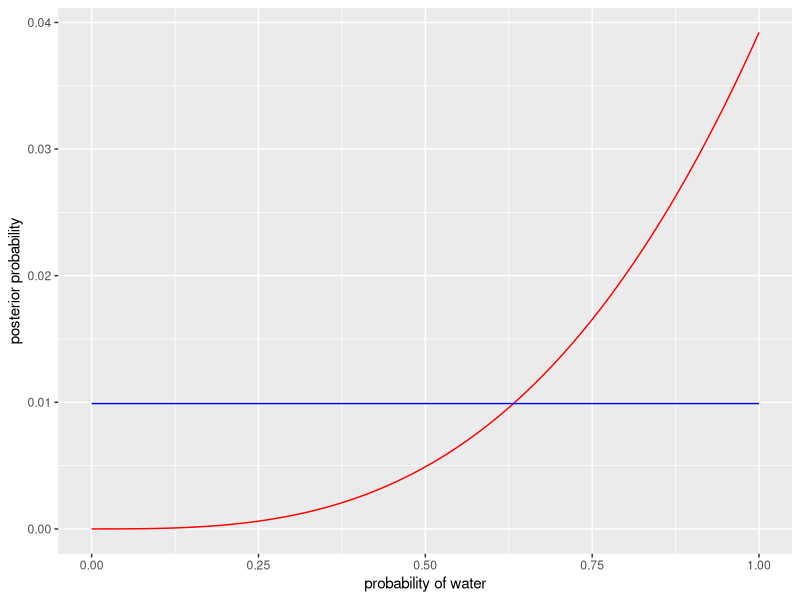
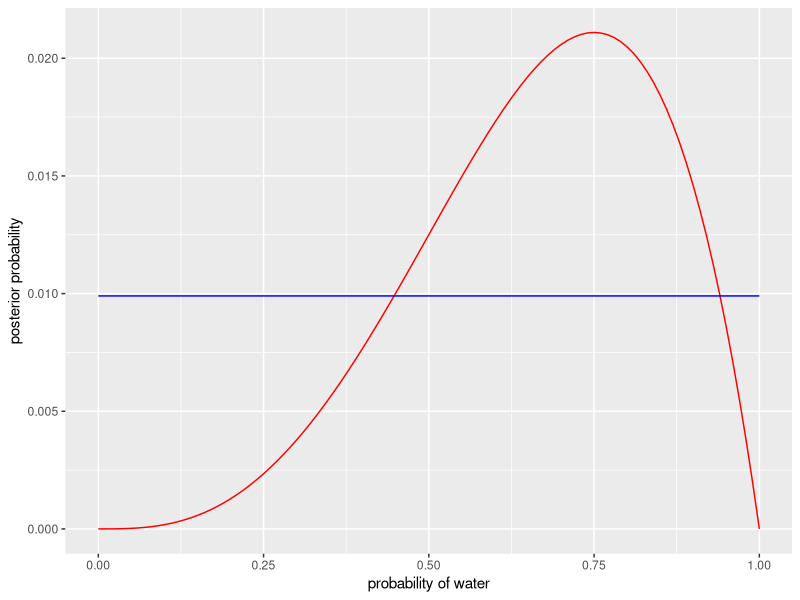
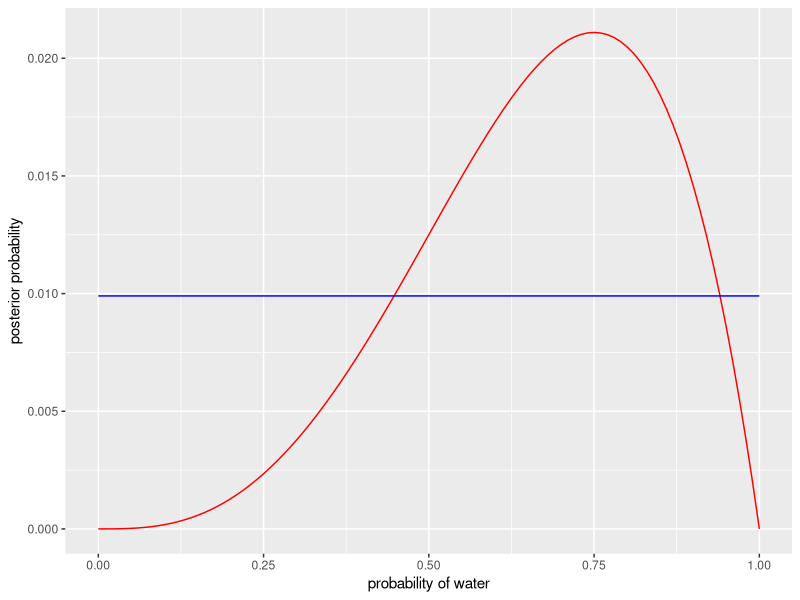
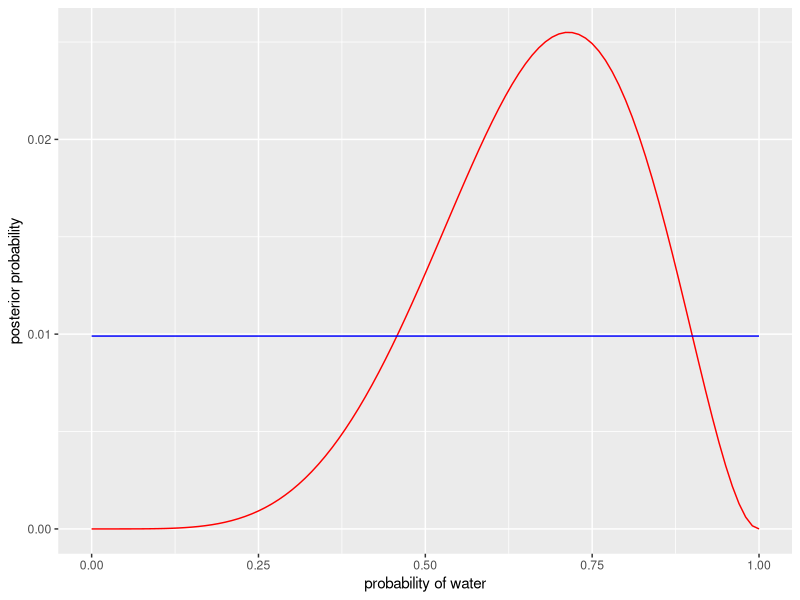
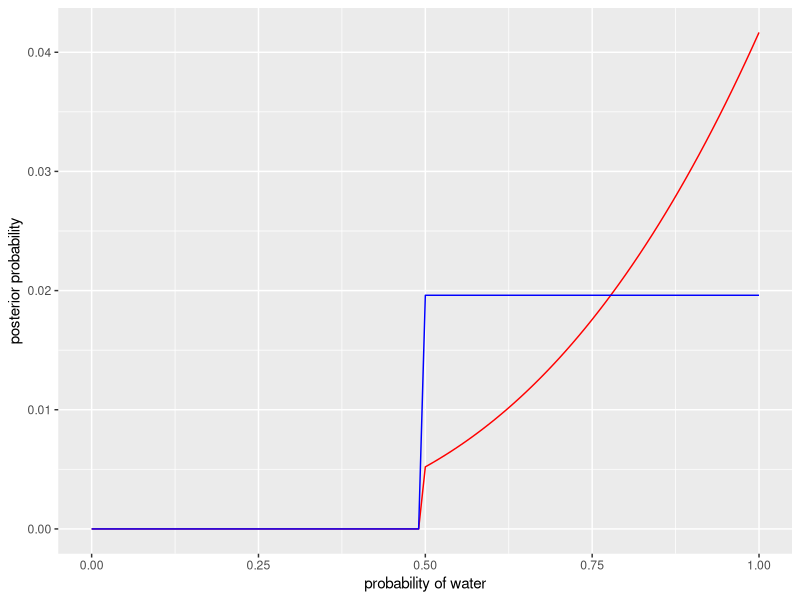
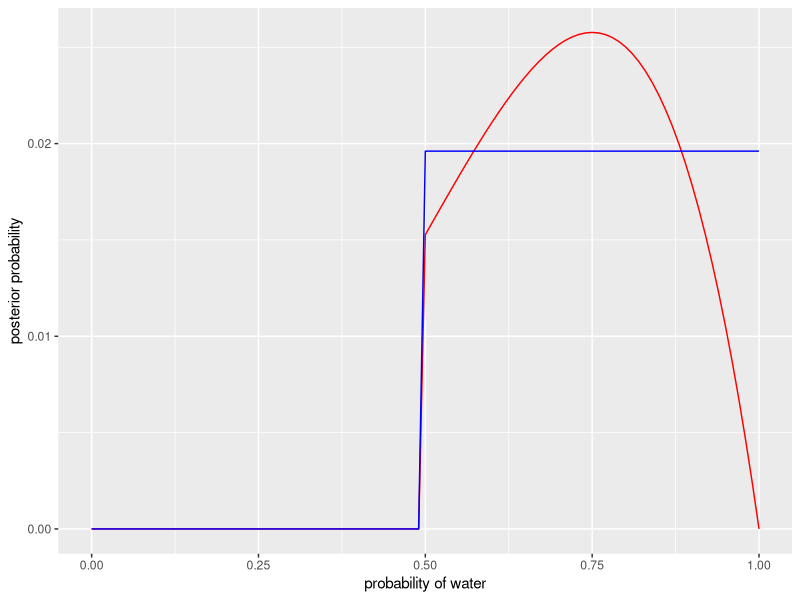
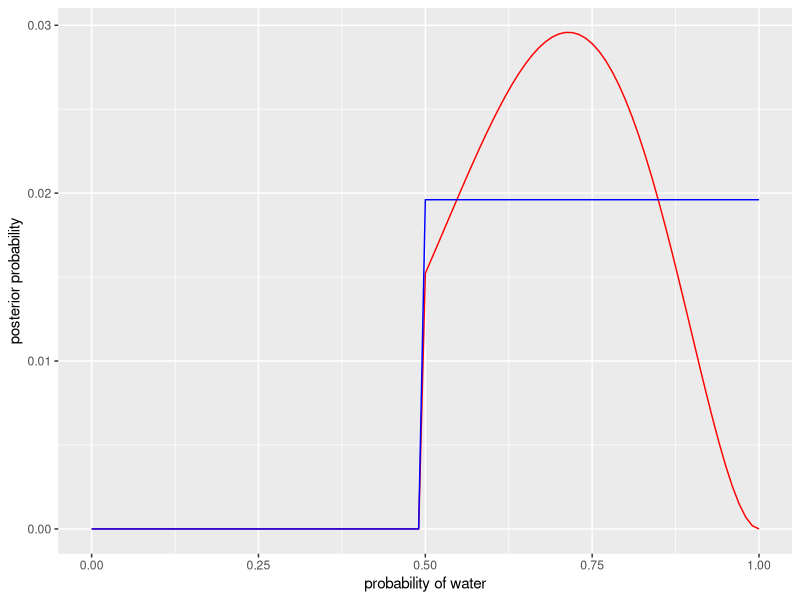

These figures' R source, in order:
## ---- chunk 1
knitr::opts_chunk$set(echo = TRUE)
library(tibble)
library(tidyverse)
## ---- chunk 2
posterior_table1 =tibble(p_w_proposed = seq(from=0, to = 1, by = 0.01) )
posterior_table1 <- mutate(posterior_table1 , prior=1/n())
posterior_table1 <- mutate(posterior_table1 , likelihood=dbinom(3,size=3,prob=p_w_proposed))
posterior_table1 <- mutate(posterior_table1 , raw_posterior = prior*likelihood)
posterior_table1 <- mutate(posterior_table1 , posterior = raw_posterior/sum(raw_posterior))

ggplot(data=posterior_table1, aes(x=p_w_proposed, y=posterior))+
  geom_line(color="red")+
  geom_line(aes(x=p_w_proposed, y=prior) , color="blue")+
  labs(x = "probability of water", y = "posterior probability")
## ---- chunk 3
posterior_table2 =tibble(p_w_proposed = seq(from=0, to = 1, by = 0.01) )
posterior_table2 <- mutate(posterior_table2 , prior=1/n())
posterior_table2 <- mutate(posterior_table2 , likelihood=dbinom(3,size=4,prob=p_w_proposed))
posterior_table2 <- mutate(posterior_table2 , raw_posterior = prior*likelihood)
posterior_table2 <- mutate(posterior_table2 , posterior = raw_posterior/sum(raw_posterior))

ggplot(data=posterior_table2, aes(x=p_w_proposed, y=posterior))+
  geom_line(color="red")+
  geom_line(aes(x=p_w_proposed, y=prior) , color="blue")+
  labs(x = "probability of water", y = "posterior probability")


# Or we can update what we have from posterior_table1
d_now = 0
posterior_table22 <- mutate(posterior_table1 , likelihood=(d_now==1)*p_w_proposed + (d_now==0)*(1-p_w_proposed))
posterior_table22 <- mutate(posterior_table22 , raw_posterior = posterior*likelihood)
posterior_table22 <- mutate(posterior_table22 , posterior = raw_posterior/sum(raw_posterior))

ggplot(data=posterior_table22, aes(x=p_w_proposed, y=posterior))+
  geom_line(color="red")+
  geom_line(aes(x=p_w_proposed, y=prior) , color="blue")+
  labs(x = "probability of water", y = "posterior probability")
## ---- chunk 4
posterior_table3 =tibble(p_w_proposed = seq(from=0, to = 1, by = 0.01) )
posterior_table3 <- mutate(posterior_table3 , prior=1/n())
posterior_table3 <- mutate(posterior_table3 , likelihood=dbinom(5,size=7,prob=p_w_proposed))
posterior_table3 <- mutate(posterior_table3 , raw_posterior = prior*likelihood)
posterior_table3 <- mutate(posterior_table3 , posterior = raw_posterior/sum(raw_posterior))

ggplot(data=posterior_table3, aes(x=p_w_proposed, y=posterior))+
  geom_line(color="red")+
  geom_line(aes(x=p_w_proposed, y=prior) , color="blue")+
  labs(x = "probability of water", y = "posterior probability")
## ---- chunk 5
posterior_table4 =tibble(p_w_proposed = seq(from=0, to = 1, by = 0.01) )
posterior_table4 <- mutate(posterior_table4 , prior=ifelse(p_w_proposed < 0.5, 0, 2/(n()+1)))
sum(posterior_table4$prior)

posterior_table4 <- mutate(posterior_table4 , likelihood=dbinom(3,size=3,prob=p_w_proposed))
posterior_table4 <- mutate(posterior_table4 , raw_posterior = prior*likelihood)
posterior_table4 <- mutate(posterior_table4 , posterior = raw_posterior/sum(raw_posterior))

ggplot(data=posterior_table4, aes(x=p_w_proposed, y=posterior))+
  geom_line(color="red")+
  geom_line(aes(x=p_w_proposed, y=prior) , color="blue")+
  labs(x = "probability of water", y = "posterior probability")
## ---- chunk 6
posterior_table4 =tibble(p_w_proposed = seq(from=0, to = 1, by = 0.01) )
posterior_table4 <- mutate(posterior_table4 , prior=ifelse(p_w_proposed < 0.5, 0, 2/(n()+1)))
sum(posterior_table4$prior)

posterior_table4 <- mutate(posterior_table4 , likelihood=dbinom(3,size=4,prob=p_w_proposed))
posterior_table4 <- mutate(posterior_table4 , raw_posterior = prior*likelihood)
posterior_table4 <- mutate(posterior_table4 , posterior = raw_posterior/sum(raw_posterior))

ggplot(data=posterior_table4, aes(x=p_w_proposed, y=posterior))+
  geom_line(color="red")+
  geom_line(aes(x=p_w_proposed, y=prior) , color="blue")+
  labs(x = "probability of water", y = "posterior probability")
## ---- chunk 7
posterior_table5 =tibble(p_w_proposed = seq(from=0, to = 1, by = 0.01) )
posterior_table5 <- mutate(posterior_table5 , prior=ifelse(p_w_proposed < 0.5, 0, 2/(n()+1)))
sum(posterior_table5$prior)

posterior_table5 <- mutate(posterior_table5 , likelihood=dbinom(5,size=7,prob=p_w_proposed))
posterior_table5 <- mutate(posterior_table5 , raw_posterior = prior*likelihood)
posterior_table5 <- mutate(posterior_table5 , posterior = raw_posterior/sum(raw_posterior))

ggplot(data=posterior_table5, aes(x=p_w_proposed, y=posterior))+
  geom_line(color="red")+
  geom_line(aes(x=p_w_proposed, y=prior) , color="blue")+
  labs(x = "probability of water", y = "posterior probability")
